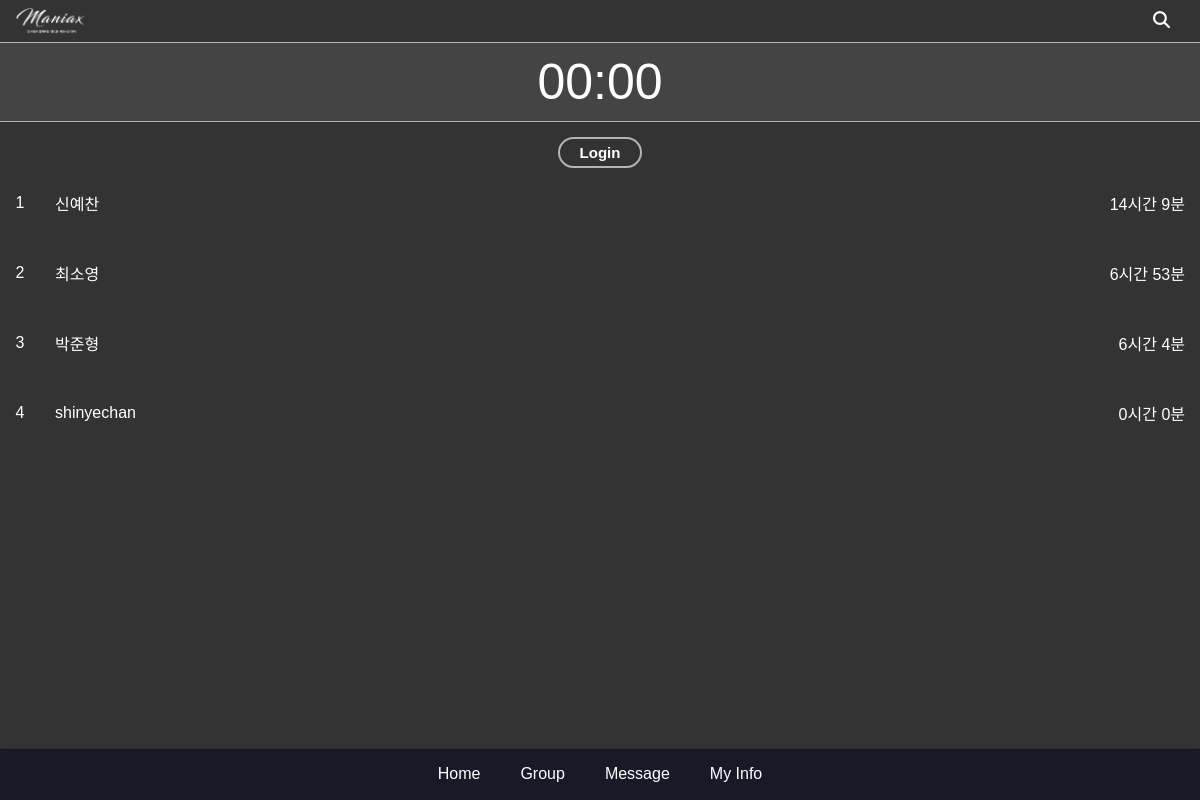
The page / on the database its author committed.
### main/models.py (models this page shows, shortened)
class ScreenTime(models.Model):
    user = models.OneToOneField(CustomUser, on_delete=models.CASCADE, related_name='screen_time')
    total_minutes = models.PositiveIntegerField(default=0)  # 스크린 타임 총 분
    rank = models.PositiveIntegerField(default=0)  # 랭킹

class CustomUser(AbstractUser):
    following = models.ManyToManyField(
        "self", #User 인스턴스가 다른 인스턴스 참조
        verbose_name="팔로우 중인 사용자들",
        related_name="followers",
        symmetrical=False,
        through="relationship.Relationship"
    )
    top_apps = models.JSONField(default=dict, blank=True, null=True)
    total_screentimes = models.IntegerField(blank=True, null=True)

### main/views.py (the view, shortened to what this page needs)
# urls.py: path('', views.rankings_view, name='rankings'),
def rankings_view(request):
    screen_times = ScreenTime.objects.order_by('-total_minutes')
    context = {'screen_times': screen_times}
    user = request.user
    return render(request, 'rankings.html', context)

### main/templatetags/time_filters.py (called while the page is built)
@register.filter
def display_time(total_minutes):
    try:
        total_minutes = int(total_minutes)
        hours = total_minutes // 60
        minutes = total_minutes % 60
        return f"{hours}시간 {minutes}분"
    except (ValueError, TypeError):
        return "Invalid time"

### main/templates/rankings.html (shortened to what this page needs)
{% extends 'base.html' %} {% block title %}Rankings{%endblock%}{%block content%}
{% load static %}
<!DOCTYPE html>
<html>
  <head> </head>
  <body>
    <header class="screen-header">
      <img id="logo" src="{% static 'images/maniax.png' %}" />
      <a href="{% url 'search_user' %}" class="groupAdd-search-button">
        <i class="fas fa-search"></i>
      </a>
    </header>
    <div class="timerSection">
      {% if user.is_authenticated %} {% load time_filters %}
      {% else %}
      <a href="{% url 'login' %}" class="timer">00:00</a>
      {% endif %}
    </div>
    <div class="homeFilter">
      {% if user.is_authenticated %}
      <button class="filter-btn active" id="allBtn">전체</button>
      <button class="filter-btn" id="followBtn">팔로우</button>
      {% else %}
      <a href="{% url 'login' %}" class="filter-btn">Login</a>
      {% endif %}
    </div>
    {% if screen_times %}
    <div id="content">
      <div id="allContent">
        {% for screen_time in screen_times %}
        <div class="usageList">
          <a
            href="{% url 'user_profile' user_id=screen_time.user.id %}"
            class="ranking-item"
          >
            <div class="rank-number">{{ forloop.counter }}</div>
            <div class="rank-name">{{ screen_time.user.username }}</div>
            {% load time_filters %}
            <div class="rank-time">
              {{ screen_time.total_minutes|display_time }}
            </div>
          </a>
        </div>
        {% endfor %}
      </div>
        {% if user.is_authenticated %}
        {% for screen_time in following_screen_times %}
            {% load time_filters %}
        {% endfor %} {% endif %}
    </div>
    {% else %}
    <p>No users found.</p>
    {% endif %}
  </body>
</html>
{%endblock%}

### main/static/css/styles.css (style rules this page uses)
body { margin: 0; }
#logo { height: 30px; padding: 6px 0px 6px 15px; }
.screen-header { position: fixed; top: 0px; width: 100%; display: flex; justify-content: space-between; align-items: center; box-sizing: border-box; background-color: #333; color: black; z-index: 2; border-bottom: 1.2px solid rgb(180, 180, 180); left: 0px; padding: 0px 10px 0px 0px; }

### main/static/css/home.css (style rules this page uses)
.timerSection { margin-top: 43px; background-color: #444; display: flex; justify-content: center; align-items: center; position: relative; border-bottom: 1.2px solid rgb(180, 180, 180); padding: 10px 0px; }
.timer { display: flex; justify-content: center; align-items: center; font-size: 50px; color: rgb(255, 255, 255); text-decoration: none; }
.homeFilter { display: flex; justify-content: center; }
.filter-btn { background-color: transparent; color: rgb(255, 255, 255); border: 2px solid rgb(180, 180, 180); padding: 5px 20px; cursor: pointer; border-radius: 20px; font-weight: bold; font-size: 15px; margin-top: 15px; margin-left: 15px; margin-right: 15px; text-decoration: none; }
#content { padding: 0px; margin-bottom: 150px; }
.usageList { padding: 0px; }
.ranking-item { display: flex; justify-content: space-between; align-items: center; padding: 10px; border-bottom: 1px solid #333; text-decoration: none; color: rgb(70, 70, 70); border-bottom: none; }
.rank-number { padding: 10px 10px 10px 5px; display: flex; justify-content: center; align-items: center; border-radius: 50%; font-size: 16px; color: rgb(70, 70, 70); }
.rank-name { flex-grow: 1; padding: 10px; font-size: 16px; text-align: left; }
.rank-time { padding: 10px 15px 10px 10px; font-size: 16px; }

### main/static/css/group.css (style rules this page uses)
body { font-family: Arial, sans-serif; background-color: #1c1c1e; color: #fff; }
.ranking-item { display: flex; justify-content: space-between; align-items: center; padding: 10px 0; border-bottom: 1px solid #6e6e6e; text-decoration: none; color: #fff; }
.ranking-item:last-child { border-bottom: none; }
.rank-number { width: 30px; height: 30px; display: flex; justify-content: center; align-items: center; border-radius: 50%; font-size: 16px; color: #fff; }
.rank-name { flex-grow: 1; padding-left: 10px; font-size: 16px; }
.rank-time { font-size: 16px; }
body { font-family: Arial, sans-serif; background-color: #333; color: #fff; margin: 0; padding: 0; }
.groupAdd-back-button, .groupAdd-search-button { background: none; border: none; color: #fff; font-size: 17px; text-decoration: none; padding: 0px 20px; }

### rows shown on the page
ScreenTime: user.username "신예찬", total_minutes|display_time "14시간 9분"
ScreenTime: user.username "최소영", total_minutes|display_time "6시간 53분"
ScreenTime: user.username "박준형", total_minutes|display_time "6시간 4분"
ScreenTime: user.username "shinyechan", total_minutes|display_time "0시간 0분"
